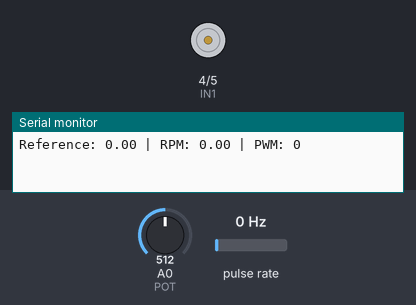
The sketch below on a simulated Arduino Uno, built with avr-gcc and run on an emulated ATmega328P. Shown: motor-driver pin pairs drawn as motors (green arrow = first pin HIGH = forward, orange = second pin HIGH = backward, longer = more drive, scaled by the enable pin), the last lines printed to the serial monitor. Wiring (inferred from the names in the program): pulse sensor: data pin 2. The test bench sets the inputs (shaded band); at power-on: pulse rate 0 Hz, A0 (POT) = 512.

Above: at 1.2 s.
1.3 s: pulse rate (sensor on pin 2) set to 2 Hz
At 3.7 s:
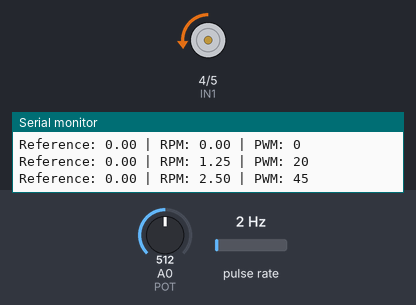
4.3 s: A0 (POT) set to 716
6.5 s: A0 (POT) set to 306
At 8.1 s:
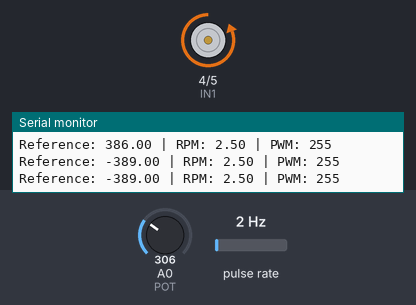
8.5 s: A0 (POT) set to 511
At 9.6 s:
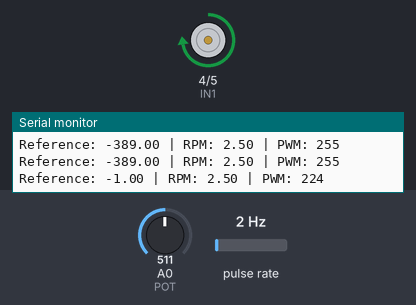
11.5 s: A0 (POT) set to 900
13.5 s: A0 (POT) set to 122
At 14.8 s:
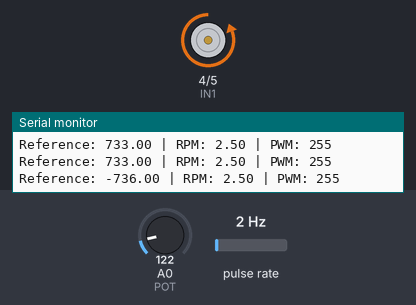
Timing chart, 0 to 16.5 s (numbered marks = the images above; inputs shaded):
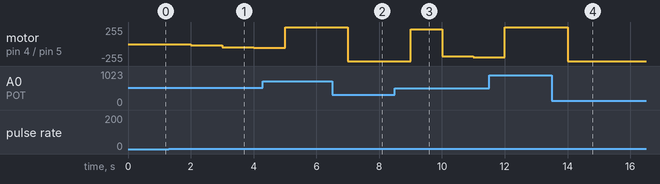

Measured:
- the behaviour switches between 0 and 1 Hz on pulse rate (sensor on pin 2) (found by bisection; images 0 and 1)
- after the input at 1.3 s, motor on pin 4 (IN1) / pin 5 (IN2): stopped → backward 20/255 after 0.70 s, → backward 45/255 1.0 s later, → backward 56/255 1.0 s later
- after the input at 6.5 s, motor on pin 4 (IN1) / pin 5 (IN2): forward 255/255 → backward 255/255 after 0.50 s
- after the input at 8.5 s, motor on pin 4 (IN1) / pin 5 (IN2): backward 255/255 → forward 224/255 after 0.50 s, → backward 181/255 1.0 s later, → backward 198/255 1.0 s later
- after the input at 13.5 s, motor on pin 4 (IN1) / pin 5 (IN2): forward 255/255 → backward 255/255 after 0.51 s

The sketch:

PIDcontrol.ino
```cpp
// Speed Control PID without library
#define ENA 6       // Enable pin for motor
#define IN1 4       // Input 1 to L293D
#define IN2 5       // Input 2 to L293D
#define POT A0      // Potentiometer for reference speed
#define ENCODER 2   // Encoder (interrupt)

// PID Parameter(need tuning for real condition)
float Kp = 10;  // Gain Proportional
float Ki = 5;   // Gain Integral
float Kd = 1;   // Gain Derivative

volatile int pulseCount = 0; // Encoder Pulse
unsigned long prevTime = 0;
float rpm = 0;
float reference = 0;

// PID Variable
float error = 0, prevError = 0;
float integral = 0;
float derivative = 0;
float output = 0;

void countPulse() {
    pulseCount++;
}

void setup() {
    pinMode(ENA, OUTPUT);
    pinMode(IN1, OUTPUT);
    pinMode(IN2, OUTPUT);
    pinMode(POT, INPUT);
    pinMode(ENCODER, INPUT_PULLUP);

    attachInterrupt(digitalPinToInterrupt(ENCODER), countPulse, RISING);

    Serial.begin(9600);
}

void loop() {
    // Read value potentiometer for set reference RPM
    int potValue = analogRead(POT);
    reference = map(potValue, 0, 1023, -966, 966); // Scale -966(CCW) to 966(CW) RPM

    // Calculated RPM 1s
    unsigned long currentTime = micros();
    if (currentTime - prevTime >= 1000000) {
        prevTime = currentTime;

        float pulsesPerRevolution = 48;
        rpm = (pulseCount / pulsesPerRevolution) * 60; // Convert to RPM
        pulseCount = 0; // Reset counter

        // PID Control
        error = reference - rpm;
        integral += error * 1.0;  // 1 s
        derivative = (error - prevError) / 1.0;
        output = (Kp * error) + (Ki * integral) + (Kd * derivative);
        prevError = error;

        // Convert output PID to PWM
        int pwm = constrain(abs(output), 0, 255); //255 because Arduino has 10 bit resolution PWM
        analogWrite(ENA, pwm);

        // set cw & ccw
        if (output > 0) {
            digitalWrite(IN1, HIGH);
            digitalWrite(IN2, LOW);
        } else {
            digitalWrite(IN1, LOW);
            digitalWrite(IN2, HIGH);
        }

        // Print data to Serial Monitor
        Serial.print("Reference: ");
        Serial.print(reference);
        Serial.print(" | RPM: ");
        Serial.print(rpm);
        Serial.print(" | PWM: ");
        Serial.println(pwm);
    }
}
```
